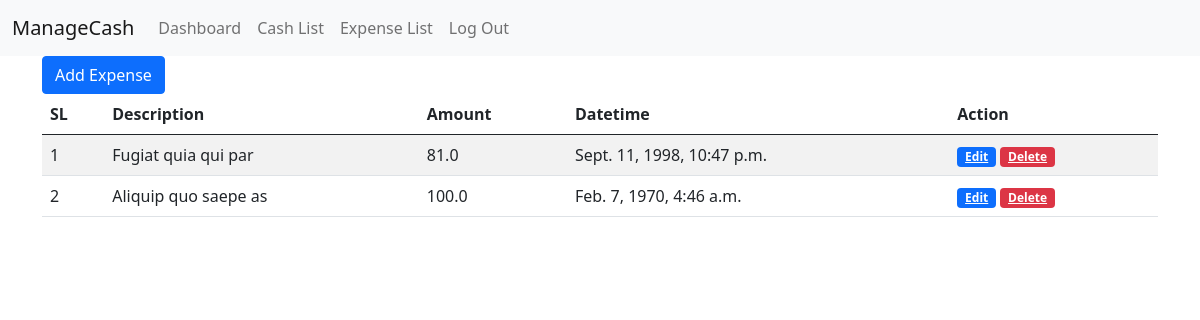
Screenshot of /expense-list/ (signed in) with the database file from the repository.
### ManageCash/models.py (models this page shows, shortened)
class ExpenseModel(models.Model):
    user = models.ForeignKey(
        CustomUserModel,
        on_delete=models.CASCADE,
        related_name='expense_info',
        null=True
    )
    description = models.TextField(null=True)
    amount = models.FloatField(null=True)
    datetime = models.DateTimeField(null=True)

### ManageCash/views.py (the view)
# urls.py: path('expense-list/', expense_list, name="expense_list"),
@login_required
def expense_list(request):
    expense_data = ExpenseModel.objects.filter(user=request.user)
    context = {
        'expense_data': expense_data
    }
    return render(request, 'expense-list.html',context)

### ManageCash/templates/expense-list.html (shortened to what this page needs)
{% extends 'master/base.html' %}
{% block body %}
<a href="{% url 'add_expense' %}" class="btn btn-primary">Add Expense</a>
<table class="table table-striped">
    <thead>
        <tr>
            <th>SL</th>
            <th>Description</th>
            <th>Amount</th>
            <th>Datetime</th>
            <th>Action</th>
        </tr>
    </thead>
    <tbody>
        {% for expense in expense_data %}
        <tr>
            <td>{{forloop.counter}}</td>
            <td>{{expense.description}}</td>
            <td>{{expense.amount}}</td>
            <td>{{expense.datetime}}</td>
            <td>
                <a href="{% url 'update_expense' expense.id %}" class="badge bg-primary">Edit</a>
                <a href="{% url 'delete_expense' expense.id %}" class="badge bg-danger">Delete</a>
            </td>
        </tr>
        {% endfor %}
    </tbody>
</table>
{% endblock body %}

### rows the page displays
ExpenseModel: description "Fugiat quia qui par", amount "81.0", datetime "Sept. 11, 1998, 10:47 p.m."
ExpenseModel: description "Aliquip quo saepe as", amount "100.0", datetime "Feb. 7, 1970, 4:46 a.m."
